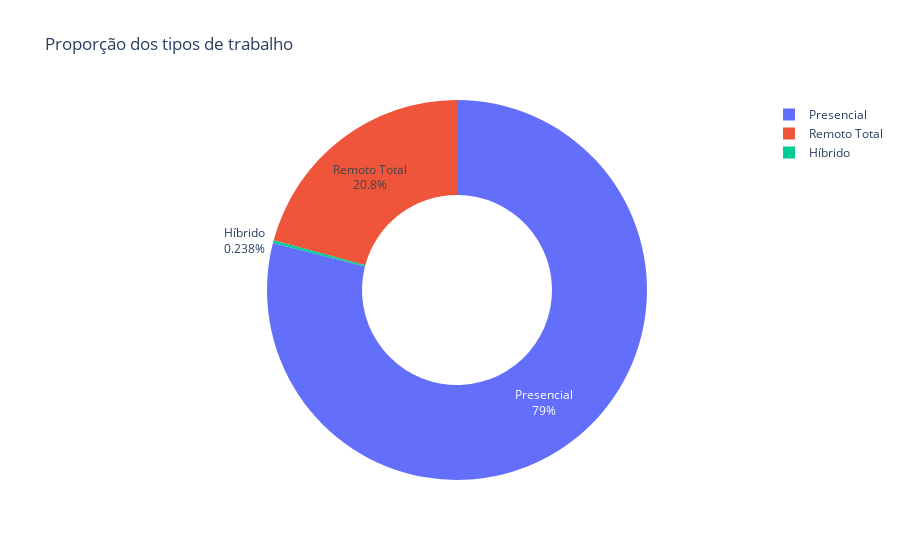

The cell this chart's notebook holds for it:
### Markdown cell above
**Gráfico de rosca (donut):** Versão com buraco central, que permite destacar informações adicionais no centro. Esteticamente mais moderno e permite melhor uso do espaço visual em apresentações.

### Code cell
remoto_contagem = df_limpo['remoto'].value_counts().reset_index()
remoto_contagem.columns = ['tipo_trabalho', 'quantidade']

fig = px.pie(remoto_contagem,
             names='tipo_trabalho',
             values='quantidade',
             title='Proporção dos tipos de trabalho',
             hole=0.5)
fig.update_traces(textinfo='percent+label')
fig.show()

### Figure 1 — Plotly figure (JSON) as saved in the notebook; plotly's stock layout.template omitted (floating-point values rounded to 4 significant figures)
{"data": [{"domain": {"x": [0, 1], "y": [0, 1]}, "hole": 0.5, "hovertemplate": "tipo_trabalho=%{label}<br>quantidade=%{value}<extra></extra>", "labels": ["Presencial", "Remoto Total", "Híbrido"], "legendgroup": "", "name": "", "showlegend": true, "textinfo": "percent+label", "type": "pie", "values": [105305, 27716, 318]}], "layout": {"legend": {"tracegroupgap": 0}, "title": {"text": "Proporção dos tipos de trabalho"}}}
